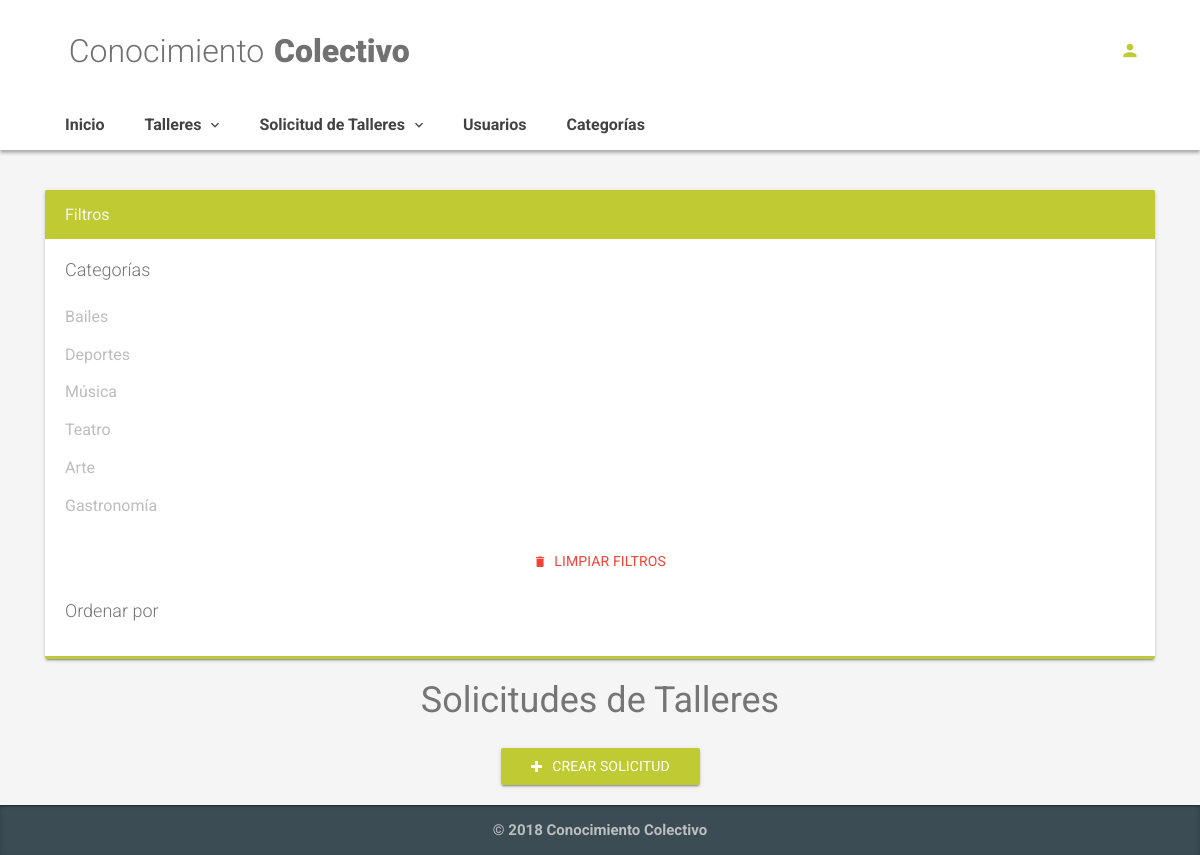
Page /index.php/proposed_workshop on the committed database.
### tables this page shows
CREATE TABLE `categories` (
  `id` int(11) NOT NULL AUTO_INCREMENT,
  `name` varchar(20) NOT NULL,
  `parent_id` int(11) DEFAULT NULL,
  PRIMARY KEY (`id`)
);

### application/controllers/Proposed_Workshop.php (called while the page is built, shortened)
<?php
class Proposed_Workshop extends CI_Controller {
    public function __construct() {
		$this->load->model('proposed_workshop_model');
		$this->load->model('user_model');
	}
	public function index(){
		$wrk = $this->proposed_workshop_model->get_list();
		$catlist = $this->proposed_workshop_model->get_categories_list();
		$dataView=[
			'page'=>'proposed_workshops/list',
			'lists'=>$wrk ,
			'lis'=>$catlist
		];
		$this->load->view('template/basic',$dataView);
	}
}

### index.php (called while the page is built, shortened)
<?php
require_once BASEPATH.'core/CodeIgniter.php';

### application/models/Proposed_Workshop_model.php (called while the page is built, shortened)
<?php
class Proposed_Workshop_model extends CI_Model {
   public function get_categories_list(){
        $sql = "SELECT
            id,
            name
      FROM
        categories;";
        $query = $this->db->query($sql);
        return $query->result_array();
    }
}

### application/views/proposed_workshops/list.php (the view, shortened to what this page needs)
<div class="col-xl-12 col-lg-12 col-md-12 col-sm-12 col-12">
    <div class="container">
        <div class="card card-primary">
            <div class="card-header">
                <h3 class="card-title">Filtros</h3>
            </div>
            <div class="card-body">
                <form class="form-horizontal">
                    <h4 class="no-mt">Categorías</h4>
                    <fieldset>
                        <?php foreach($lis as $rowc){?>
                        <div class="no-mt">
                            <div class="checkbox">
                                <label>
                                    <?php echo $rowc['name']?> </label>
                            </div>
                            <?php }?>
                    </fieldset>
                    <button class="btn btn-danger btn-block no-mb mt-2" id="Reset">
                        <i class="zmdi zmdi-delete"></i>Limpiar filtros</button>
                </form>
                <form class="form-horizontal">
                    <h4>Ordenar por</h4>
                </form>
                </div>
            </div>
            <div class="col-xl-12 col-lg-12 col-md-12 col-sm-12 col-12">
                <h1 align="center">
                    <strong>Solicitudes de Talleres</strong>
                </h1>
                <p class="text-center">
                    <a href="<?php echo site_url('proposed_workshop/create')?>" class="btn btn-primary btn-raised text-right" role="button">
                        <i class="fa fa-plus"></i>Crear Solicitud</a>
                </p>
            </div>
        </div>
    </div>

### rows in the picture
categories: name "Bailes"
categories: name "Deportes"
categories: name "Música"
categories: name "Teatro"
categories: name "Arte"
categories: name "Gastronomía"
